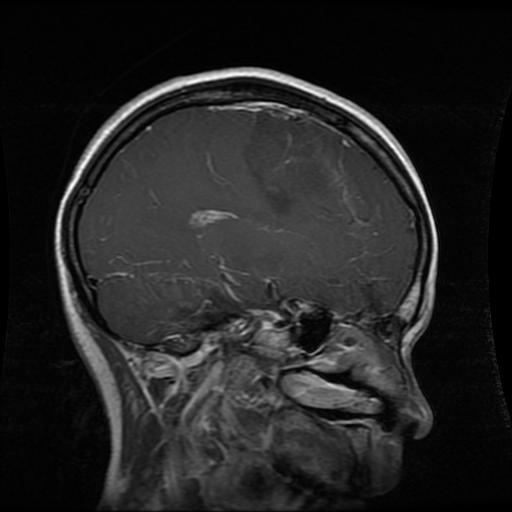
#> input picture Data/Training/glioma_tumor/g 1022.jpg, 512 x 512 px; its folder holds only this picture in this run
$ jupyter execute --allow-errors DataProcessing.ipynb
#> lines starting #> are read from the running program, lines starting #| are printed output that depends on the picture; after the words box and inside, x2 and y2 are one past the last pixel; in counts of white or black regions, pixels touching at a corner belong together
This file ingests the raw data from two datasets:

https://www.kaggle.com/datasets/sartajbhuvaji/brain-tumor-classification-mri

WHERE IS THE SECOND

The data goes through a sequence of pre processing steps.

1. Rename files for consistency

2. Create directory for storing cropped images

3. Crop images
   - Grayscale
   - Blur
   - Binary threshold
   - Erosion
   - Contours

4. Data augmentation

[cell 1]
'''
Imports
'''
import os
import random
from tqdm import tqdm
import numpy as np
import pandas as pd
import matplotlib.pyplot as plt
import seaborn as sns
import cv2
import random
from IPython.display import Image
import imutils
import keras
import tensorflow.keras as K
import tensorflow as tf
from tensorflow.keras.preprocessing.image import load_img, ImageDataGenerator, array_to_img, img_to_array

[cell 2]
'''
Since the data comes from two sources, we rename each image file to maintain consistency in nomenclature.
1.1 TRAINING
'''
## No tumor
# Specify the directory containing the images
directory = 'Data/Training/no_tumor'

# Iterate through each file in the directory
#> (the rest of this cell did not finish here and is left out)

[cell 3]
'''
Since the data comes from two sources, we rename each image file to maintain consistency in nomenclature.
1.2 TESTING
'''
## No tumor
# Specify the directory containing the images
directory = 'Data/Testing/no_tumor'

# Iterate through each file in the directory
#> (the rest of this cell did not finish here and is left out)

[cell 4]
'''
2. Create directory for training data
'''
os.mkdir('Data/Crop-Brain-MRI')
os.mkdir('Data/Crop-Brain-MRI/glioma_tumor')
os.mkdir('Data/Crop-Brain-MRI/meningioma_tumor')
os.mkdir('Data/Crop-Brain-MRI/pituitary_tumor')
os.mkdir('Data/Crop-Brain-MRI/no_tumor')

[cell 5]
# Visualization of training and testing data samples

train_dir = 'Data/Training/'
test_dir = 'Data/Testing/'
classes = os.listdir('Data/Training')

files_path_dict = {}

for c in classes:
  files_path_dict[c] = list(map(lambda x: train_dir + c + '/' + x, os.listdir(train_dir + c)))

plt.figure(figsize = (17,17))
#> (this line was passed over: IPython is not available in this run)
index = 0
#> (the rest of this cell did not finish here and is left out)

[cell 6]
# Check the number of images in each class in the training dataset

No_images_per_class = []
Class_name = []

for i in os.listdir('Data/Training'):
  train_class = os.listdir(os.path.join('Data/Training', i))
  No_images_per_class.append(len(train_class))
  Class_name.append(i)
  print('Number of images in {} = {} \n'.format(i, len(train_class)))

[cell 7]
# Check the number of images in each class in the testing dataset

No_images_per_class = []
Class_name = []

#> (the rest of this cell did not finish here and is left out)

[cell 8]
# Visualize class distribution in train set
plt.figure(figsize=(8, 8))
#> (this line was passed over: IPython is not available in this run)
colors = sns.color_palette('pastel')
plt.pie(No_images_per_class,
        labels = Class_name,
        autopct = '%1.1f%%',
        colors=colors)
#> (this line was passed over: IPython is not available in this run)
plt.show()

[cell 9]
'''
3. Create function to crop images
'''
def crop_image(image, plot=False):

    #convert to grayscale
    img_gray = cv2.cvtColor(image, cv2.COLOR_BGR2GRAY)

    #blur
    img_gray = cv2.GaussianBlur(img_gray, (5, 5), 0)

    #apply binary threshhold
    img_thresh = cv2.threshold(img_gray, 45, 255, cv2.THRESH_BINARY)[1]

    #apply erosion
    img_thresh = cv2.erode(img_thresh, None, iterations=2)

    #dilate images
    img_thresh = cv2.dilate(img_thresh, None, iterations=2)

    #find shapes or the contour of images
    contours = cv2.findContours(img_thresh.copy(), cv2.RETR_EXTERNAL, cv2.CHAIN_APPROX_SIMPLE)

    #grab contours
    contours = imutils.grab_contours(contours)

    #find biggest contour
    c = max(contours, key=cv2.contourArea)

    #extract contour positions
    extLeft = tuple(c[c[:, :, 0].argmin()][0])
    extRight = tuple(c[c[:, :, 0].argmax()][0])
    extTop = tuple(c[c[:, :, 1].argmin()][0])
    extBot = tuple(c[c[:, :, 1].argmax()][0])

    #generate new image
    new_image = image[extTop[1]:extBot[1], extLeft[0]:extRight[0]]

    #plot
    if plot:
        plt.figure(figsize=(15, 6))
        plt.subplot(1, 2, 1)
        plt.imshow(image)
        plt.tick_params(axis='both', which='both', top=False, bottom=False, left=False, right=False,labelbottom=False, labeltop=False, labelleft=False, labelright=False)
        plt.title('Original Image')
        plt.subplot(1, 2, 2)
        plt.imshow(new_image)
        plt.tick_params(axis='both', which='both',top=False, bottom=False, left=False, right=False,labelbottom=False, labeltop=False, labelleft=False, labelright=False)
        plt.title('Cropped Image')
        plt.show()

    return new_image

[cell 10]
# Example image of pre and post crop function
example_image = cv2.imread('Data/Training/glioma_tumor/g 3.jpg')
#> (the rest of this cell did not finish here and is left out)

[cell 11]
# Create directory for cropped training data
os.mkdir('Data/Crop-Training')
os.mkdir('Data/Crop-Training/glioma_tumor')
os.mkdir('Data/Crop-Training/meningioma_tumor')
os.mkdir('Data/Crop-Training/pituitary_tumor')
os.mkdir('Data/Crop-Training/no_tumor')

[cell 12]
# Create directory for cropped testing data
os.mkdir('Data/Crop-Testing')
os.mkdir('Data/Crop-Testing/glioma_tumor')
os.mkdir('Data/Crop-Testing/meningioma_tumor')
os.mkdir('Data/Crop-Testing/pituitary_tumor')
os.mkdir('Data/Crop-Testing/no_tumor')

[cell 13]
# Crop training images and save to the cropped images folder

glioma = train_dir + 'glioma_tumor'
meningioma = train_dir + 'meningioma_tumor'
pituitary = train_dir + 'pituitary_tumor'
no_tumor = train_dir + 'no_tumor'

j = 0
for i in tqdm(os.listdir(glioma)):
  path = os.path.join(glioma, i)
  img = cv2.imread(path)
#> img is the input picture: shape (512, 512, 3); min 0, max 255, mean 35.7
  img = crop_image(img, plot=False)
#> call 2 of crop_image, with plot = False
#> in crop_image (call 2), `img_thresh = cv2.threshold(img_gray, 45, 255, cv2.THRESH_BINARY)[1]`:
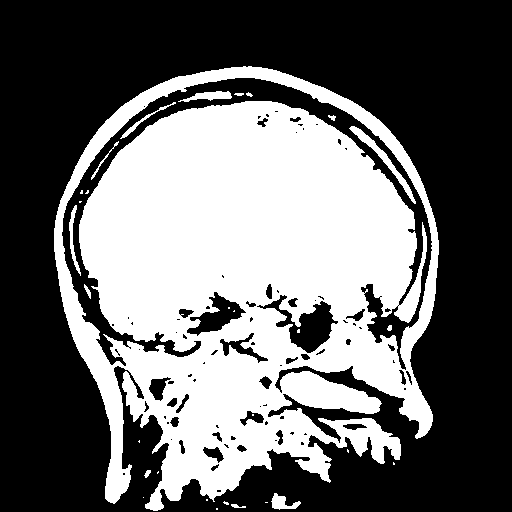
#> img_thresh: shape (512, 512); 40.8% white; 30 white regions (16 under 20 px), largest, box (x1, y1, x2, y2) and area: (54, 66, 439, 511) 105065, (349, 126, 416, 204) 604, (178, 91, 232, 102) 305
#> in crop_image (call 2), `img_thresh = cv2.erode(img_thresh, None, iterations=2)`: img_thresh: shape (512, 512); 32.8% white; 21 white regions (10 under 20 px), largest, box (x1, y1, x2, y2) and area: (81, 103, 431, 499) 74901, (56, 69, 437, 501) 7397, (282, 373, 378, 412) 1946
#> in crop_image (call 2), `img_thresh = cv2.dilate(img_thresh, None, iterations=2)`:
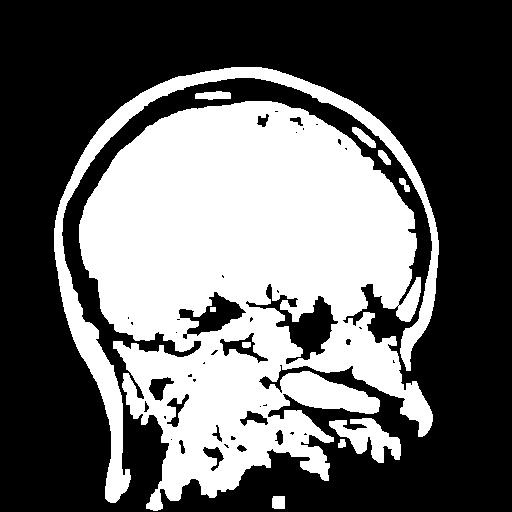
#> img_thresh: shape (512, 512); 39.7% white; 11 white regions
#> in crop_image (call 2), `contours = cv2.findContours(img_thresh.copy(), cv2.RETR_EXTERNAL, cv2...`: contours = 9 contours; largest, box (x1, y1, x2, y2) and area: (79, 101, 433, 511) 93382, (54, 67, 439, 503) 11399, (329, 418, 401, 463) 1430, (195, 91, 231, 100) 212, (352, 127, 376, 148) 180
#> in crop_image (call 2), `c = max(contours, key=cv2.contourArea)`: c = contour of 1210 points, box (x1, y1, x2, y2) (79, 101, 433, 511), area 93382
#> in crop_image (call 2), `extLeft = tuple(c[c[:, :, 0].argmin()][0])`: extLeft = (79, 224)
#> in crop_image (call 2), `extRight = tuple(c[c[:, :, 0].argmax()][0])`: extRight = (432, 421)
#> in crop_image (call 2), `extTop = tuple(c[c[:, :, 1].argmin()][0])`: extTop = (245, 101)
#> in crop_image (call 2), `extBot = tuple(c[c[:, :, 1].argmax()][0])`: extBot = (153, 510)
#> in crop_image (call 2), `new_image = image[extTop[1]:extBot[1], extLeft[0]:extRight[0]]`:
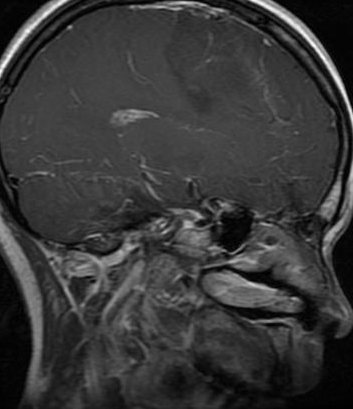
#> new_image: shape (409, 353, 3); min 0, max 255, mean 56.4

  if img is not None:
    img = cv2.resize(img, (240, 240))
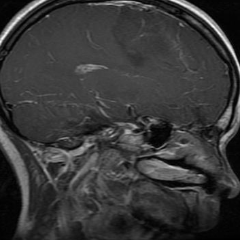
#> img: shape (240, 240, 3); min 0, max 249, mean 56.3
    save_path = 'Data/Crop-Training/glioma_tumor/' + str(j) + '.jpg'
    cv2.imwrite(save_path, img)
    j = j + 1

j = 0
for i in tqdm(os.listdir(meningioma)):
  path = os.path.join(meningioma, i)
  img = cv2.imread(path)
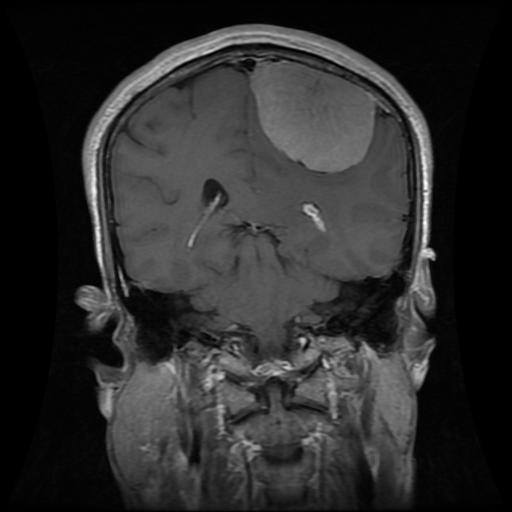
#> input picture Data/Training/meningioma_tumor/m 1007.jpg, 512 x 512 px
#> img is the input picture: shape (512, 512, 3); min 0, max 255, mean 44.3
  img = crop_image(img, plot=False)
#> call 3 of crop_image, with plot = False
#> in crop_image (call 3), `img_thresh = cv2.threshold(img_gray, 45, 255, cv2.THRESH_BINARY)[1]`:
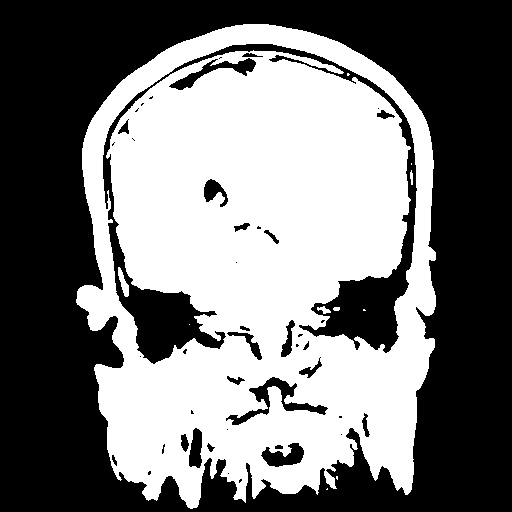
#> img_thresh: shape (512, 512); 47.2% white; 11 white regions (6 under 20 px), largest, box (x1, y1, x2, y2) and area: (76, 24, 436, 509) 123434, (118, 267, 129, 297) 160, (317, 306, 331, 314) 58, (410, 170, 413, 185) 34, (333, 307, 340, 311) 25
#> in crop_image (call 3), `img_thresh = cv2.erode(img_thresh, None, iterations=2)`:
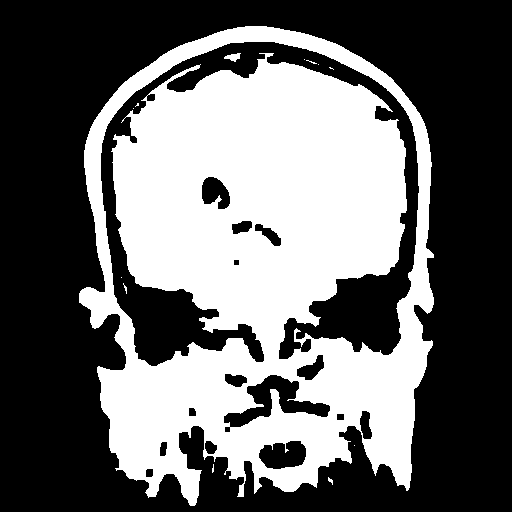
#> img_thresh: shape (512, 512); 41% white; 13 white regions (10 under 20 px), largest, box (x1, y1, x2, y2) and area: (79, 26, 434, 506) 107215, (224, 53, 241, 62) 87, (328, 477, 333, 485) 20
#> in crop_image (call 3), `img_thresh = cv2.dilate(img_thresh, None, iterations=2)`:
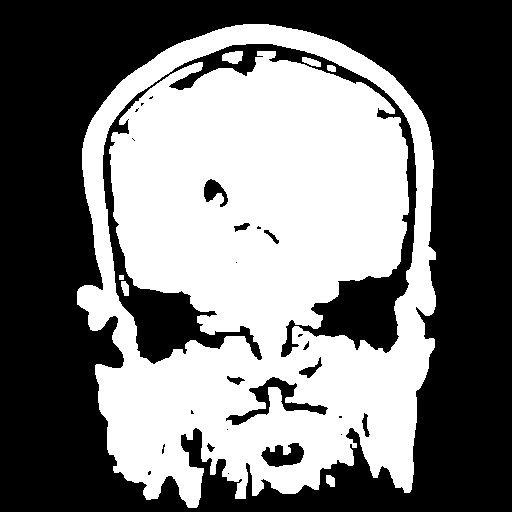
#> img_thresh: shape (512, 512); 46.6% white; 7 white regions
#> in crop_image (call 3), `contours = cv2.findContours(img_thresh.copy(), cv2.RETR_EXTERNAL, cv2...`: contours = 2 contours; box (x1, y1, x2, y2) and area: (77, 24, 436, 508) 139819, (326, 475, 335, 487) 71
#> in crop_image (call 3), `c = max(contours, key=cv2.contourArea)`: c = contour of 833 points, box (x1, y1, x2, y2) (77, 24, 436, 508), area 139819
#> in crop_image (call 3), `extLeft = tuple(c[c[:, :, 0].argmin()][0])`: extLeft = (77, 291)
#> in crop_image (call 3), `extRight = tuple(c[c[:, :, 0].argmax()][0])`: extRight = (435, 306)
#> in crop_image (call 3), `extTop = tuple(c[c[:, :, 1].argmin()][0])`: extTop = (243, 24)
#> in crop_image (call 3), `extBot = tuple(c[c[:, :, 1].argmax()][0])`: extBot = (188, 507)
#> in crop_image (call 3), `new_image = image[extTop[1]:extBot[1], extLeft[0]:extRight[0]]`:
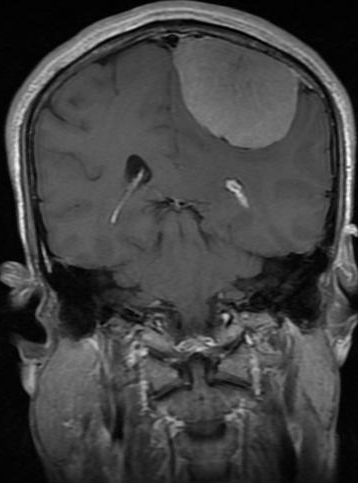
#> new_image: shape (483, 358, 3); min 0, max 255, mean 65.9

  if img is not None:
    img = cv2.resize(img, (240, 240))
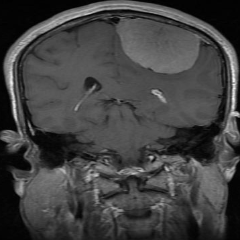
#> img: shape (240, 240, 3); min 0, max 249, mean 65.8
    save_path = 'Data/Crop-Training/meningioma_tumor/' + str(j) + '.jpg'
    cv2.imwrite(save_path, img)
    j = j + 1

j = 0
#> (the rest of this cell did not finish here and is left out)

[cell 14]
# Crop testing images and save it to cropped images folder
test_glioma = test_dir + 'glioma_tumor'
test_meningioma = test_dir + 'meningioma_tumor'
test_pituitary = test_dir + 'pituitary_tumor'
test_no_tumor = test_dir + 'no_tumor'

j = 0
for i in tqdm(os.listdir(test_glioma)):
  path = os.path.join(test_glioma, i)
  img = cv2.imread(path)
  img = crop_image(img, plot=False)
#> in crop_image (call 4), `contours = cv2.findContours(img_thresh.copy(), cv2.RETR_EXTERNAL, cv2...`: contours = 9 contours; largest, box (x1, y1, x2, y2) and area: (79, 101, 433, 511) 93382, (54, 67, 439, 503) 11399, (329, 418, 401, 463) 1430, (195, 91, 231, 100) 212, (352, 127, 376, 148) 180

  if img is not None:
    img = cv2.resize(img, (240, 240))
    save_path = 'Data/Crop-Testing/glioma_tumor/' + str(j) + '.jpg'
    cv2.imwrite(save_path, img)
    j = j + 1

j = 0
for i in tqdm(os.listdir(test_meningioma)):
  path = os.path.join(test_meningioma, i)
  img = cv2.imread(path)
  img = crop_image(img, plot=False)
#> in crop_image (call 5), `contours = cv2.findContours(img_thresh.copy(), cv2.RETR_EXTERNAL, cv2...`: contours = 2 contours; box (x1, y1, x2, y2) and area: (77, 24, 436, 508) 139819, (326, 475, 335, 487) 71
